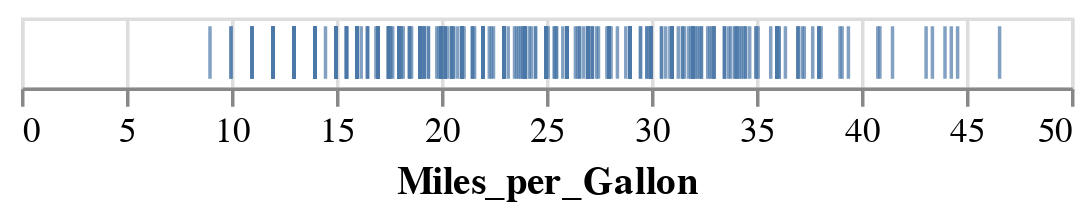

Notebook code for this chart:
### Markdown cell above
## Binning

When working with quantitative variables, you will often want to reduce their many continuous values to equally-spaced discrete values. Here is the distribution of the actual values of the MPG variable:

### Code cell
alt.Chart(cars).mark_tick().encode(
    x='Miles_per_Gallon:Q'
)

### Figure 1 — Vega-Lite specification as saved in the notebook (floating-point values rounded to 4 significant figures; data arrays with more than 128 entries replaced by an {"elided": "..."} marker saying what was removed)
{"$schema": "https://vega.github.io/schema/vega-lite/v1.2.1.json", "data": {"values": {"elided": "406 records"}}, "encoding": {"x": {"field": "Miles_per_Gallon", "type": "quantitative"}}, "mark": "tick"}
